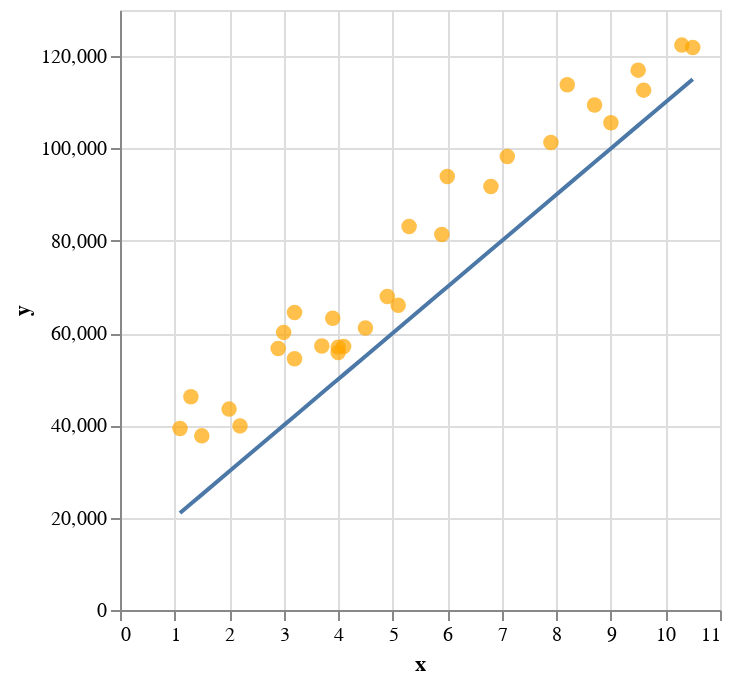

The notebook cell this image was saved under:
### Code cell
# Solution
check_parameters(a=10000, b=10000, x=x, y=y)

### Figure 1 — Vega-Lite specification as saved in the notebook (floating-point values rounded to 4 significant figures)
{"config": {"view": {"continuousWidth": 300, "continuousHeight": 300}}, "layer": [{"data": {"name": "data-e35a79e12b6a925ba6506537198092f8"}, "mark": {"type": "circle", "color": "orange", "size": 60}, "encoding": {"x": {"field": "x", "type": "quantitative"}, "y": {"field": "y", "type": "quantitative"}}}, {"data": {"name": "data-f2ba440baa9f6ac1b906cdff8c758655"}, "mark": {"type": "line"}, "encoding": {"x": {"field": "x", "type": "quantitative"}, "y": {"field": "y", "type": "quantitative"}}}], "$schema": "https://vega.github.io/schema/vega-lite/v5.20.1.json", "datasets": {"data-e35a79e12b6a925ba6506537198092f8": [{"x": 1.1, "y": 39340.0}, {"x": 1.3, "y": 46200.0}, {"x": 1.5, "y": 37730.0}, {"x": 2.0, "y": 43520.0}, {"x": 2.2, "y": 39890.0}, {"x": 2.9, "y": 56640.0}, {"x": 3.0, "y": 60150.0}, {"x": 3.2, "y": 54440.0}, {"x": 3.2, "y": 64440.0}, {"x": 3.7, "y": 57190.0}, {"x": 3.9, "y": 63220.0}, {"x": 4.0, "y": 55790.0}, {"x": 4.0, "y": 56960.0}, {"x": 4.1, "y": 57080.0}, {"x": 4.5, "y": 61110.0}, {"x": 4.9, "y": 67940.0}, {"x": 5.1, "y": 66030.0}, {"x": 5.3, "y": 83090.0}, {"x": 5.9, "y": 81360.0}, {"x": 6.0, "y": 93940.0}, {"x": 6.8, "y": 91740.0}, {"x": 7.1, "y": 98270.0}, {"x": 7.9, "y": 101300.0}, {"x": 8.2, "y": 113800.0}, {"x": 8.7, "y": 109400.0}, {"x": 9.0, "y": 105600.0}, {"x": 9.5, "y": 117000.0}, {"x": 9.6, "y": 112600.0}, {"x": 10.3, "y": 122400.0}, {"x": 10.5, "y": 121900.0}], "data-f2ba440baa9f6ac1b906cdff8c758655": [{"x": 1.1, "y": 21000.0}, {"x": 1.3, "y": 23000.0}, {"x": 1.5, "y": 25000.0}, {"x": 2.0, "y": 30000.0}, {"x": 2.2, "y": 32000.0}, {"x": 2.9, "y": 39000.0}, {"x": 3.0, "y": 40000.0}, {"x": 3.2, "y": 42000.0}, {"x": 3.2, "y": 42000.0}, {"x": 3.7, "y": 47000.0}, {"x": 3.9, "y": 49000.0}, {"x": 4.0, "y": 50000.0}, {"x": 4.0, "y": 50000.0}, {"x": 4.1, "y": 51000.0}, {"x": 4.5, "y": 55000.0}, {"x": 4.9, "y": 59000.0}, {"x": 5.1, "y": 61000.0}, {"x": 5.3, "y": 63000.0}, {"x": 5.9, "y": 69000.0}, {"x": 6.0, "y": 70000.0}, {"x": 6.8, "y": 78000.0}, {"x": 7.1, "y": 81000.0}, {"x": 7.9, "y": 89000.0}, {"x": 8.2, "y": 92000.0}, {"x": 8.7, "y": 97000.0}, {"x": 9.0, "y": 100000.0}, {"x": 9.5, "y": 105000.0}, {"x": 9.6, "y": 106000.0}, {"x": 10.3, "y": 113000.0}, {"x": 10.5, "y": 115000.0}]}}
